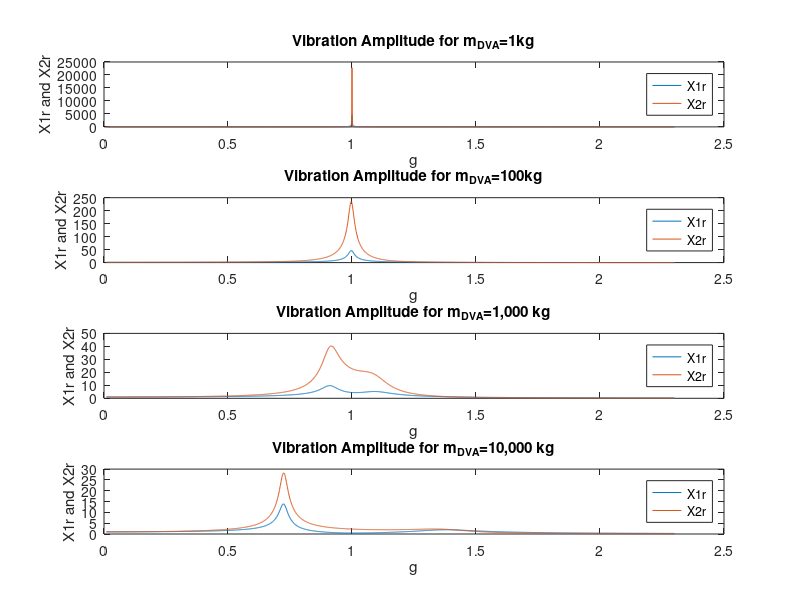

This chart was generated by the following MATLAB code:
clf reset;

subplot(411)
f=1;
zeta=0.1;
mu=1/22800;
g=0.01:0.001:2.3;
tzg2 = (2.*zeta.*g).^2;
g2_f2_2 = (g.^2-f.^2).^2;
g2_1mug2_2 = (g.^2-1+mu.*g.^2).^2;
muf2g2 = mu.*f.^2*g.^2;
g2_1 = g.^2-1;
g2_f2 = g.^2-f.^2;

x1r = sqrt((tzg2+g2_f2_2)./(tzg2.*g2_1mug2_2+(muf2g2-g2_1.*g2_f2).^2));
x2r = sqrt((tzg2+f.^4)./(tzg2.*g2_1mug2_2+(muf2g2-g2_1.*g2_f2).^2));
plot(g,x1r);
hold on
plot(g,x2r);
xlabel('g');
ylabel('X1r and X2r')
title('Vibration Amplitude for m_{DVA}=1kg')
legend('X1r','X2r')


subplot(412)
f=1;
zeta=0.1;
mu=1e2/22800;
g=0.01:0.001:2.3;
tzg2 = (2.*zeta.*g).^2;
g2_f2_2 = (g.^2-f.^2).^2;
g2_1mug2_2 = (g.^2-1+mu.*g.^2).^2;
muf2g2 = mu.*f.^2*g.^2;
g2_1 = g.^2-1;
g2_f2 = g.^2-f.^2;

x1r = sqrt((tzg2+g2_f2_2)./(tzg2.*g2_1mug2_2+(muf2g2-g2_1.*g2_f2).^2));
x2r = sqrt((tzg2+f.^4)./(tzg2.*g2_1mug2_2+(muf2g2-g2_1.*g2_f2).^2));
plot(g,x1r);
hold on
plot(g,x2r);
xlabel('g');
ylabel('X1r and X2r')
title('Vibration Amplitude for m_{DVA}=100kg')
legend('X1r','X2r')


subplot(413)
f=1;
zeta=0.1;
mu=1e3/22800;
g=0.01:0.001:2.3;
tzg2 = (2.*zeta.*g).^2;
g2_f2_2 = (g.^2-f.^2).^2;
g2_1mug2_2 = (g.^2-1+mu.*g.^2).^2;
muf2g2 = mu.*f.^2*g.^2;
g2_1 = g.^2-1;
g2_f2 = g.^2-f.^2;

x1r = sqrt((tzg2+g2_f2_2)./(tzg2.*g2_1mug2_2+(muf2g2-g2_1.*g2_f2).^2));
x2r = sqrt((tzg2+f.^4)./(tzg2.*g2_1mug2_2+(muf2g2-g2_1.*g2_f2).^2));
plot(g,x1r);
hold on
plot(g,x2r);
xlabel('g');
ylabel('X1r and X2r')
title('Vibration Amplitude for m_{DVA}=1,000 kg')
legend('X1r','X2r')


subplot(414)
f=1;
zeta=0.1;
mu=1e4/22800;
g=0.01:0.001:2.3;
tzg2 = (2.*zeta.*g).^2;
g2_f2_2 = (g.^2-f.^2).^2;
g2_1mug2_2 = (g.^2-1+mu.*g.^2).^2;
muf2g2 = mu.*f.^2*g.^2;
g2_1 = g.^2-1;
g2_f2 = g.^2-f.^2;

x1r = sqrt((tzg2+g2_f2_2)./(tzg2.*g2_1mug2_2+(muf2g2-g2_1.*g2_f2).^2));
x2r = sqrt((tzg2+f.^4)./(tzg2.*g2_1mug2_2+(muf2g2-g2_1.*g2_f2).^2));
plot(g,x1r);
hold on
plot(g,x2r);
xlabel('g');
ylabel('X1r and X2r')
title('Vibration Amplitude for m_{DVA}=10,000 kg')
legend('X1r','X2r')
